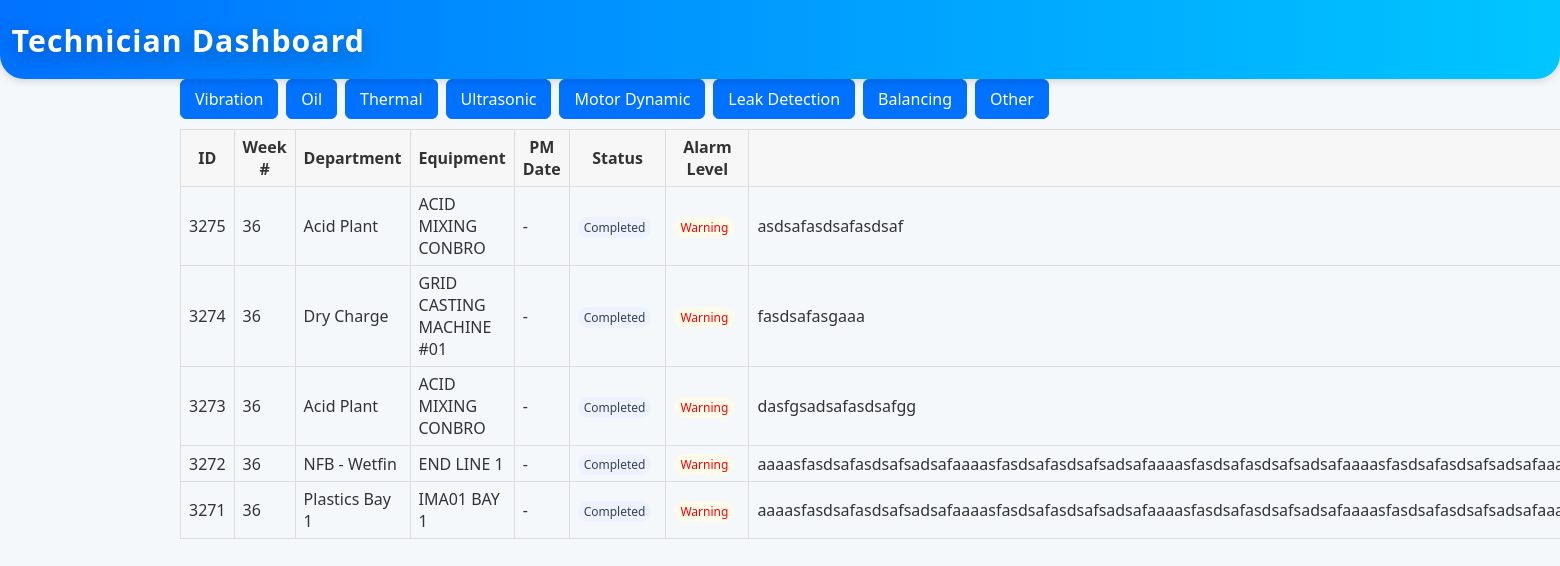
The page /technician/ on the database as committed earlier.
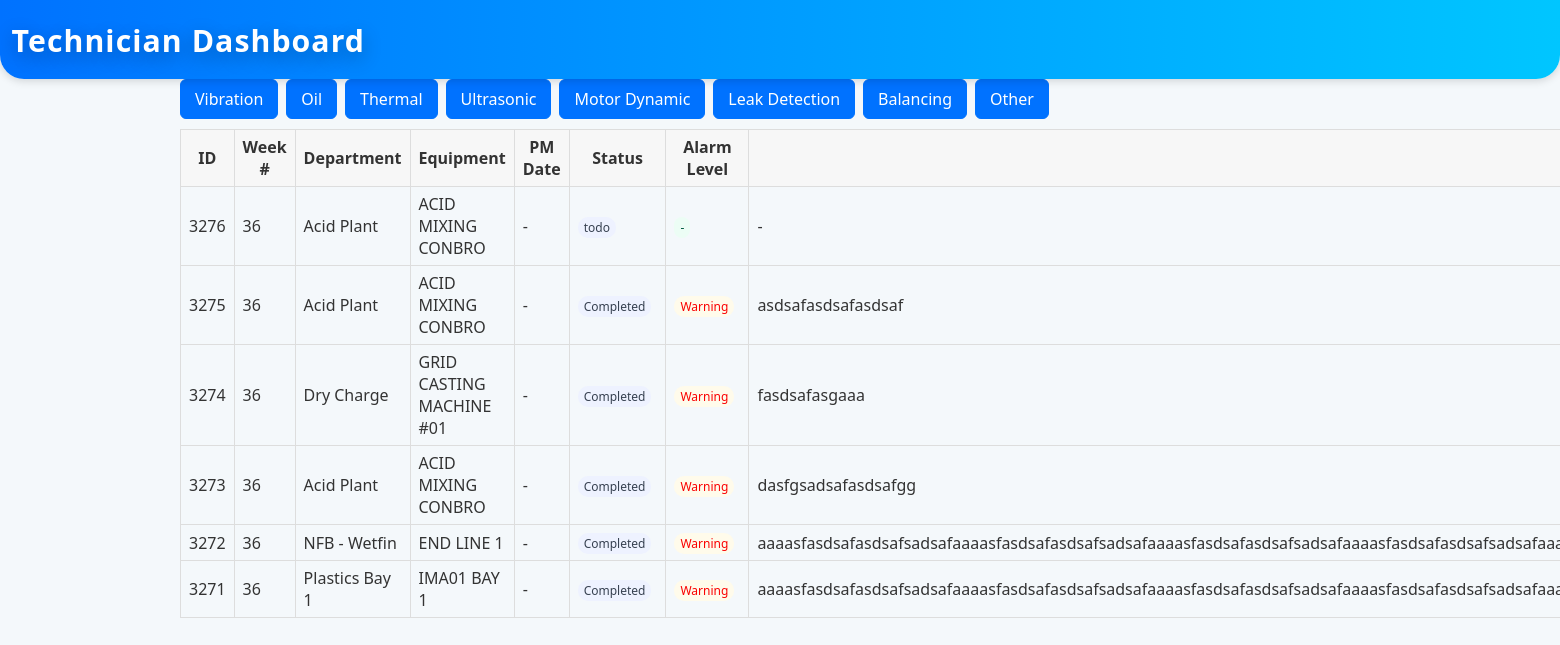
The same page on the database as committed later.
### app/models.py (models this page shows)
class CBMTesting(db.Model):
    __tablename__ = 'CBM_Testing'
    Testing_ID = db.Column(db.Integer, primary_key=True)
    CBM_Technician_ID = db.Column(db.Integer, db.ForeignKey('CBM_Technician.CBM_ID'))
    Equipment_ID = db.Column(db.Integer, db.ForeignKey('Equipment.EquipmentID'))
    Test_Date = db.Column(db.Text)
    Result = db.Column(db.Text)
    technician = db.relationship('CBMTechnician', backref='testings')
    equipment = db.relationship('Equipment', backref='testings')

### tables this page shows
CREATE TABLE Planner (
    id INTEGER PRIMARY KEY AUTOINCREMENT,
    week_number INTEGER,
    year INTEGER,
    department TEXT,
    equipment TEXT,
    date TEXT,
    day TEXT,
    pm_date TEXT,
    schedule_type TEXT DEFAULT 'Planned',
    proposed_target_date TEXT
);

### app/technician_routes.py (the view, shortened to what this page needs)
@technician.route('/')
def dashboard():
    status = request.args.get('status')
    planner_id = request.args.get('planner_id')
    ttype = request.args.get('type')
    with db.engine.begin() as conn:
        _ensure_schema(conn)
        base = (
            "SELECT t.Testing_ID, t.Test_Type, t.Status, t.Done, t.Alarm_Level, t.Notes, t.Done_Tested_Date, t.planner_id, "
            "p.department, p.equipment, p.week_number, p.year "
            "FROM CBM_Testing t LEFT JOIN Planner p ON p.id = t.planner_id"
        )
        clauses = []
        params = {}
        if planner_id:
            clauses.append("t.planner_id = :pid")
            params['pid'] = planner_id
        if ttype:
            clauses.append("t.Test_Type LIKE :tt")
            params['tt'] = f"%{ttype}%"
        if clauses:
            base += " WHERE " + " AND ".join(clauses)
        base += " ORDER BY t.Testing_ID DESC LIMIT 200"
        res = conn.execute(text(base), params)
        tasks = []
        for r in res.mappings():
            tasks.append(_row_to_task_dict(r))
    return render_template('technician/dashboard.html', tasks=tasks, status=status)

### app/technician_routes.py (called while the page is built)
def _row_to_task_dict(row):
    try:
        done_date = row['Done_Tested_Date']
    except Exception:
        try:
            done_date = row.get('Done_Tested_Date')
        except Exception:
            done_date = None
    return dict(
        id=row['Testing_ID'],
        planner_id=row['planner_id'],
        testing_type=row['Test_Type'],
        status=row['Status'] or ('done' if (row['Done'] or 0) == 1 else 'todo'),
        alarm_level=row['Alarm_Level'],
        notes=row['Notes'],
        equipment=row['equipment'],
        department=row['department'],
        week_number=row['week_number'],
        year=row['year'],
        done_tested_date=done_date,
    updated_at=(row.get('updated_at') if isinstance(row, dict) else None),
    )

### app/templates/technician/dashboard.html (shortened to what this page needs)
<!DOCTYPE html>
<html lang="en">
<head>
  <link rel="stylesheet" href="/static/style.css">
</head>
<body>
  <header class="page-header">
    <h1>{{ page_title or 'Technician Dashboard' }}</h1>
  </header>
  <main class="container">
    <nav style="margin-bottom:10px; display:flex; gap:8px; flex-wrap:wrap;">
      <a class="btn" href="/technician/vibration">Vibration</a>
      <a class="btn" href="/technician/oil">Oil</a>
      <a class="btn" href="/technician/thermal">Thermal</a>
      <a class="btn" href="/technician/ultrasonic">Ultrasonic</a>
      <a class="btn" href="/technician/motor_dynamic">Motor Dynamic</a>
      <a class="btn" href="/technician/leak_detection">Leak Detection</a>
      <a class="btn" href="/technician/balancing">Balancing</a>
      <a class="btn" href="/technician/other">Other</a>
    </nav>
    {% if tasks|length == 0 %}
      <p>No tasks found.</p>
    {% else %}
  <table>
        <thead>
          <tr>
    <th>ID</th>
    <th>Week #</th>
    <th>Department</th>
    <th>Equipment</th>
    <th>PM Date</th>
    <th>Status</th>
    <th>Alarm Level</th>
    <th>Remarks</th>
          </tr>
        </thead>
        <tbody>
          {% for t in tasks %}
          <tr>
    <td>{{ t.id or '' }}</td>
            <td>{{ t.week_number or '' }}</td>
            <td>{{ t.department or '' }}</td>
            <td>{{ t.equipment or '' }}</td>
    <td>{{ t.pm_date or '-' }}</td>
          <td>
            {% set s = (t.status or '') %}
            <span class="badge">{{ s }}</span>
          </td>
          <td>
            {% set a = (t.alarm_level or '-') %}
            {% set acls = 'alarm-normal' %}
            {% if a == 'Critical' %}{% set acls = 'alarm-critical' %}{% elif a == 'Warning' %}{% set acls = 'alarm-warning' %}{% endif %}
            <span class="badge {{ acls }}">{{ a }}</span>
          </td>
  <td>{{ t.notes or '-' }}</td>
          </tr>
          {% endfor %}
        </tbody>
      </table>
    {% endif %}
  </main>
</body>
</html>

### static/style.css (style rules this page uses)
.badge { display: inline-block; padding: 2px 6px; border-radius: 10px; background: #eef2ff; color: #374151; font-size: 12px; margin-right: 6px; }
.alarm-normal { background: #ecfdf5; color: #065f46; }
.alarm-warning { background: #fffbeb; color: #fa0000; }
body { margin: 0; font-family: 'Segoe UI', Arial, sans-serif; background: #f4f8fb; color: #333; }
.container { max-width: 1200px; margin: 0 auto; padding: 0 16px; }
.btn { display: inline-block; padding: 8px 14px; border-radius: 6px; background: #0072ff; color: #fff; text-decoration: none; border: 1px solid #0072ff; transition: background .2s ease, color .2s ease, border-color .2s ease, box-shadow .2s ease; }
:root { font-size: 16px; --kpi-blue-1: #1f5eff; --kpi-blue-2: #22d3ee; --kpi-green-1: #16a34a; --kpi-green-2: #84cc16; --kpi-amber-1: #f59e0b; --kpi-amber-2: #fde047; --kpi-slate-1: #475569; --kpi-slate-2: #94a3b8; --kpi-red-1: #ef4444; --kpi-red-2: #fb7185; }
header { position: relative; background: linear-gradient(90deg, #007bff, #28a745); background-size: 300% 300%; color: #fff; padding: 2em 1em 1em 1em; text-align: center; box-shadow: 0 4px 16px rgba(0, 0, 0, 0.1); border-bottom-left-radius: 24px; border-bottom-right-radius: 24px; animation: gradientMove 10s ease infinite; }
header h1 { margin: 0; font-size: 2.8em; letter-spacing: 2px; font-weight: 800; text-shadow: 0 4px 12px rgba(0, 0, 0, 0.2); transition: transform 0.3s, text-shadow 0.3s; }
.page-header { background: linear-gradient(90deg, #0072ff, #00c6ff); padding: 20px; text-align: left; display: flex; align-items: center; justify-content: space-between; gap: 12px; color: white; box-shadow: 0 2px 8px rgba(0,0,0,0.15); }
.page-header h1 { margin: 0; font-size: 1.8rem; letter-spacing: 1px; }
table, .planner-table, .table { border-collapse: collapse; }
table th, table td, .planner-table th, .planner-table td, .table th, .table td { border-bottom: 1px solid #ddd; }
table tbody tr:last-child td, .planner-table tbody tr:last-child td, .table tbody tr:last-child td { border-bottom: 1px solid #ddd !important; }

### app/templates/technician/dashboard.html (style rules this page uses)
table { width:100%; border-collapse: collapse; }
th, td { border:1px solid #ddd; padding:6px 8px; }
thead tr { background:#f7f7f7; }

Rows that differ between the two databases and show on the page:
added CBMTesting: Testing_ID "3276", week_number "36", department "Acid Plant", equipment "ACID MIXING CONBRO", pm_date "-", s "todo", a "-", notes "-"
